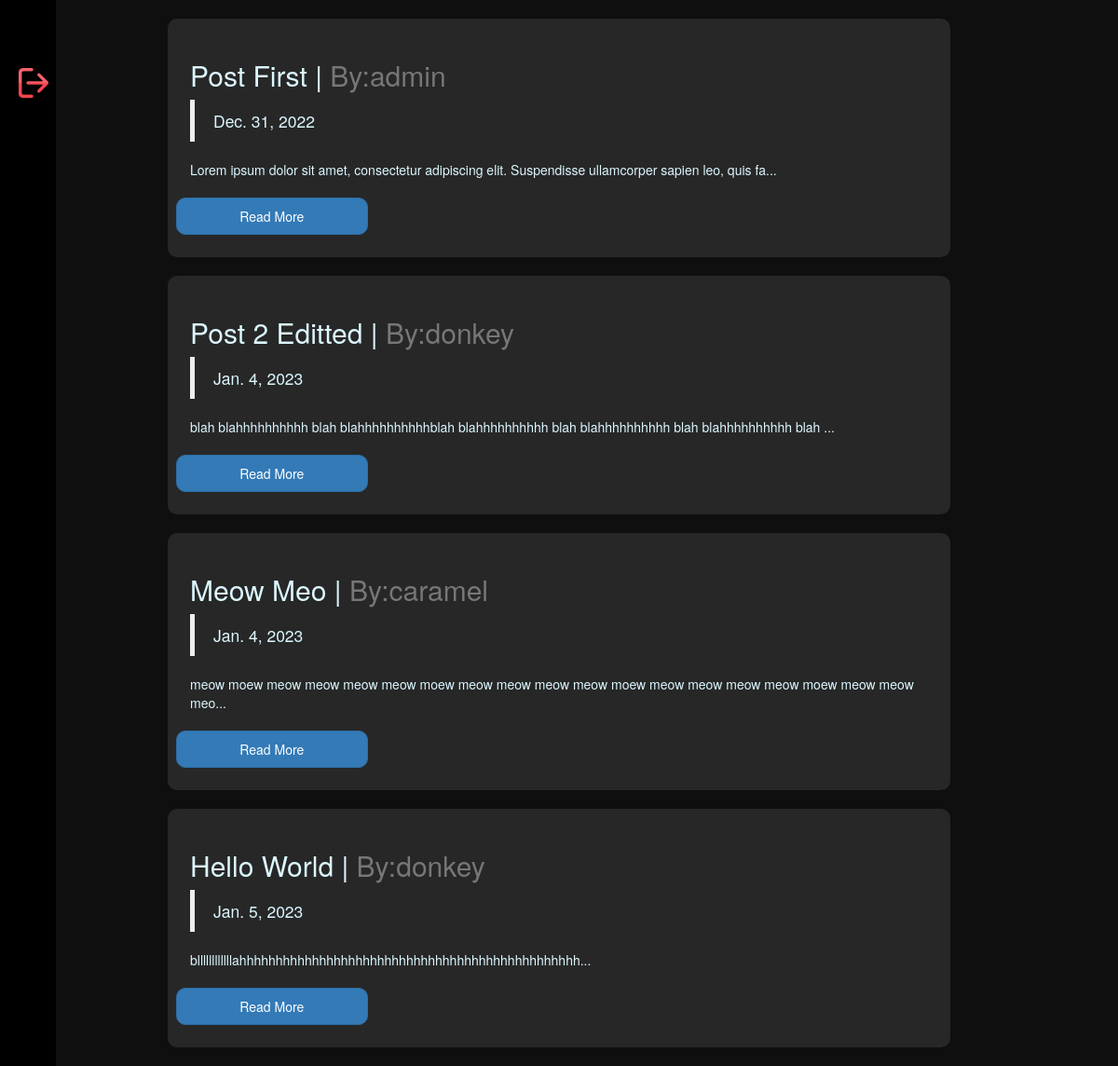
The page / on the database its author committed.
### post/models.py (models this page shows, shortened)
class Post(models.Model):
    title = models.CharField(max_length=255)
    author = models.ForeignKey("auth.user", on_delete=models.CASCADE)
    body = models.TextField()
    date = models.DateField(auto_now_add=True)

### post/views.py (the view)
# urls.py: path("", HomePage.as_view(), name="home"),
class HomePage(ListView):
    model = Post
    template_name = "home.html"

### templates/home.html (shortened to what this page needs)
{% extends 'base.html' %}
{% block content %}
{% if post_list %}
{%for post in post_list%}
<div class="post-block">
    <h2>{{ post.title }} | <span class="text-muted"> By:{{post.author}} </span></h2>
    <blockquote>{{post.date}}</blockquote>
    <p>{{ post.body|slice:":100" }}...</p>
    <div class="row">
        <a href="{% url 'detail_post' post.pk %}">
            <button class="col-sm-3 btn btn-primary">Read More</button>
        </a>
    </div>
</div>
{% endfor %}
{% endif %}
{% endblock content %}

### templates/base.html (shortened to what this page needs)
<html>
<head>
    {% load static %}
    <link rel="stylesheet" href="https://maxcdn.bootstrapcdn.com/bootstrap/3.4.1/css/bootstrap.min.css">
    <link rel="stylesheet" href="{% static 'css/base.css' %}">
</head>
<body>
    <header>
        <div class="side-bar">
            <ul>
                {% if user.is_authenticated %}
                <a href="{% url 'logout' %}">
                    <li>logout</li>
                </a>
                <a href="{% url 'add_post' %}">
                    <li>+Add</li>
                </a>
                {% else %}
                <a href="{% url 'login' %}">
                    <li>login</li>
                </a>
                <a href="{% url 'signup' %}">
                    <li data-image="image1">signup
                    </li>
                </a>
                {% endif %}
            </ul>
        </div>
    </header>
    {% block content %}
    {% endblock content %}
</body>
</html>

### static/css/base.css (style rules this page uses)
body { background-color: rgb(15, 15, 15); }
.fields, .btn { position: relative; margin-top: 10px; border-radius: 10px; min-height: 40px; }
.post-block { background-color: rgb(39, 39, 39); color: rgb(220, 247, 255); position: relative; }
p { word-wrap: break-word; }
@media only screen and (min-width: 768px) { .side-bar { background-color: black; color: white; padding: 10px; position: fixed; top: 0; left: 0; font-size: larger; height: 100%; width: 5%; overflow: hidden; transition: 2s; z-index: 1; } }
@media only screen and (min-width: 768px) { .side-bar li { list-style-type: none; font-size: larger; margin-left: -30px; display: block; background-repeat: no-repeat; background-position: left center; background-size: 32px 32px; overflow: hidden; padding: 12px 10px 12px 60px; } }
@media only screen and (min-width: 768px) { .side-bar li[data-image="image1"] { background-image: url('/static/img/logout.png'); } }
@media only screen and (min-width: 768px) { .post-block { margin: 20px auto; padding: 2%; border-radius: 10px; width: 70%; } }

### rows shown on the page
Post: title "Post First", author "admin", date "Dec. 31, 2022", body "Lorem ipsum dolor sit amet, consectetur adipiscing elit. Suspendisse ullamcorper sapien leo, quis fa"
Post: title "Post 2 Editted", author "donkey", date "Jan. 4, 2023", body "blah blahhhhhhhhhh blah blahhhhhhhhhhblah blahhhhhhhhhh blah blahhhhhhhhhh blah blahhhhhhhhhh blah"
Post: title "Meow Meo", author "caramel", date "Jan. 4, 2023", body "meow moew meow meow meow meow moew meow meow meow meow moew meow meow meow meow moew meow meow meo"
Post: title "Hello World", author "donkey", date "Jan. 5, 2023", body "bllllllllllllahhhhhhhhhhhhhhhhhhhhhhhhhhhhhhhhhhhhhhhhhhhhhhh"
